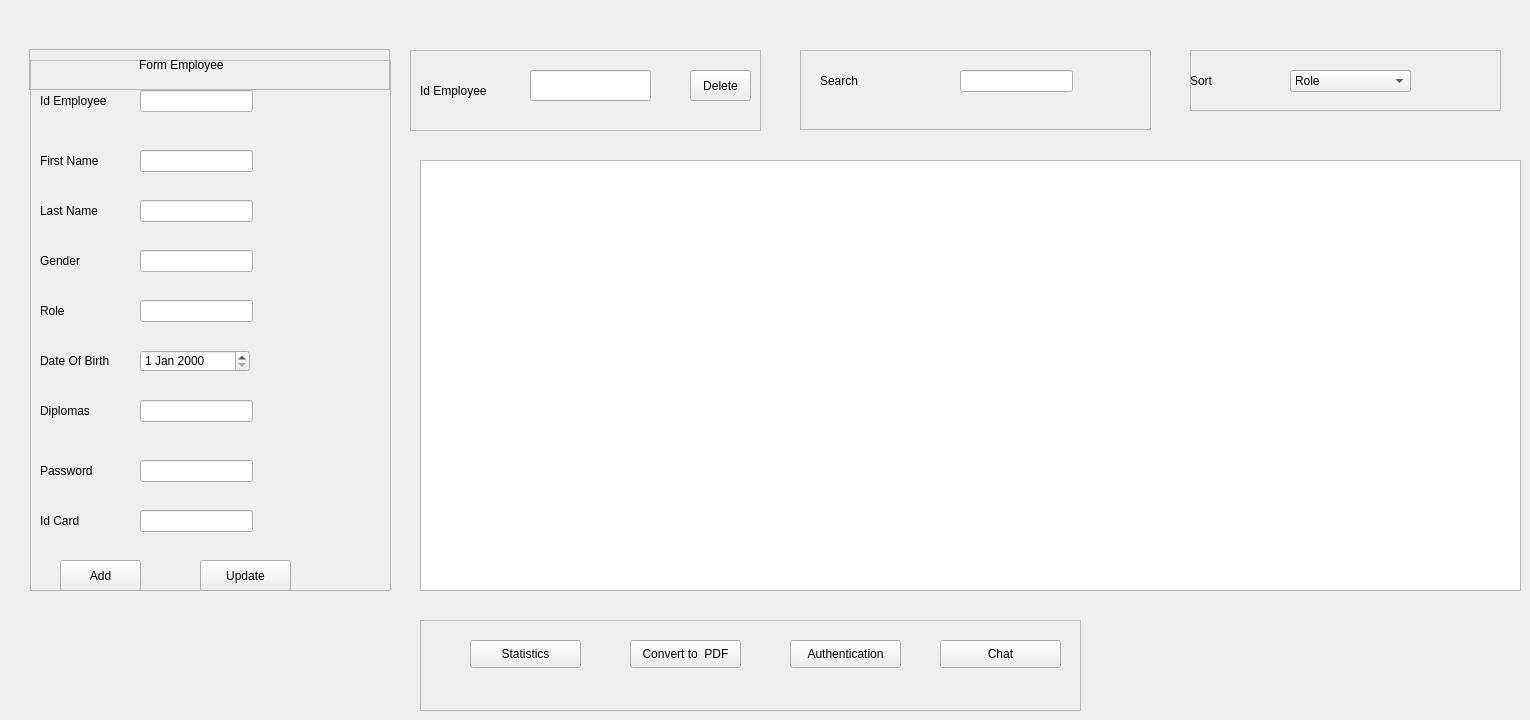
    <widget class="QWidget" name="tab">
     <attribute name="title">
      <string>Employee</string>
     </attribute>
     <widget class="QFrame" name="frame">
      <property name="geometry">
       <rect>
        <x>30</x>
        <y>60</y>
        <width>361</width>
        <height>531</height>
       </rect>
      </property>
      <property name="frameShape">
       <enum>QFrame::StyledPanel</enum>
      </property>
      <property name="frameShadow">
       <enum>QFrame::Raised</enum>
      </property>
      <widget class="QLabel" name="label_8">
       <property name="geometry">
        <rect>
         <x>10</x>
         <y>30</y>
         <width>121</width>
         <height>20</height>
        </rect>
       </property>
       <property name="palette">
        <palette>
         <active>
          <colorrole role="WindowText">
           <brush brushstyle="SolidPattern">
            <color alpha="255">
             <red>252</red>
             <green>252</green>
             <blue>252</blue>
            </color>
           </brush>
          </colorrole>
          <colorrole role="Button">
           <brush brushstyle="SolidPattern">
            <color alpha="0">
             <red>0</red>
             <green>0</green>
             <blue>0</blue>
            </color>
           </brush>
          </colorrole>
          <colorrole role="Text">
           <brush brushstyle="SolidPattern">
            <color alpha="255">
             <red>252</red>
             <green>252</green>
             <blue>252</blue>
            </color>
           </brush>
          </colorrole>
          <colorrole role="ButtonText">
           <brush brushstyle="SolidPattern">
            <color alpha="255">
             <red>252</red>
             <green>252</green>
             <blue>252</blue>
            </color>
           </brush>
          </colorrole>
          <colorrole role="Base">
           <brush brushstyle="SolidPattern">
            <color alpha="0">
             <red>0</red>
             <green>0</green>
             <blue>0</blue>
            </color>
           </brush>
          </colorrole>
          <colorrole role="Window">
           <brush brushstyle="SolidPattern">
            <color alpha="0">
             <red>0</red>
             <green>0</green>
             <blue>0</blue>
            </color>
           </brush>
          </colorrole>
          <colorrole role="PlaceholderText">
           <brush brushstyle="NoBrush">
            <color alpha="128">
             <red>252</red>
             <green>252</green>
             <blue>252</blue>
            </color>
           </brush>
          </colorrole>
         </active>
         <inactive>
          <colorrole role="WindowText">
           <brush brushstyle="SolidPattern">
            <color alpha="255">
             <red>252</red>
             <green>252</green>
             <blue>252</blue>
            </color>
           </brush>
          </colorrole>
          <colorrole role="Button">
           <brush brushstyle="SolidPattern">
            <color alpha="0">
             <red>0</red>
             <green>0</green>
             <blue>0</blue>
            </color>
           </brush>
          </colorrole>
          <colorrole role="Text">
           <brush brushstyle="SolidPattern">
            <color alpha="255">
             <red>252</red>
             <green>252</green>
             <blue>252</blue>
            </color>
           </brush>
          </colorrole>
          <colorrole role="ButtonText">
           <brush brushstyle="SolidPattern">
            <color alpha="255">
             <red>252</red>
             <green>252</green>
             <blue>252</blue>
            </color>
           </brush>
          </colorrole>
          <colorrole role="Base">
           <brush brushstyle="SolidPattern">
            <color alpha="0">
             <red>0</red>
             <green>0</green>
             <blue>0</blue>
            </color>
           </brush>
          </colorrole>
          <colorrole role="Window">
           <brush brushstyle="SolidPattern">
            <color alpha="0">
             <red>0</red>
             <green>0</green>
             <blue>0</blue>
            </color>
           </brush>
          </colorrole>
          <colorrole role="PlaceholderText">
           <brush brushstyle="NoBrush">
            <color alpha="128">
             <red>252</red>
             <green>252</green>
             <blue>252</blue>
            </color>
           </brush>
          </colorrole>
         </inactive>
         <disabled>
          <colorrole role="WindowText">
           <brush brushstyle="SolidPattern">
            <color alpha="255">
             <red>252</red>
             <green>252</green>
             <blue>252</blue>
            </color>
           </brush>
          </colorrole>
          <colorrole role="Button">
           <brush brushstyle="SolidPattern">
            <color alpha="0">
             <red>0</red>
             <green>0</green>
             <blue>0</blue>
            </color>
           </brush>
          </colorrole>
          <colorrole role="Text">
           <brush brushstyle="SolidPattern">
            <color alpha="255">
             <red>252</red>
             <green>252</green>
             <blue>252</blue>
            </color>
           </brush>
          </colorrole>
          <colorrole role="ButtonText">
           <brush brushstyle="SolidPattern">
            <color alpha="255">
             <red>252</red>
             <green>252</green>
             <blue>252</blue>
            </color>
           </brush>
          </colorrole>
          <colorrole role="Base">
           <brush brushstyle="SolidPattern">
            <color alpha="0">
             <red>0</red>
             <green>0</green>
             <blue>0</blue>
            </color>
           </brush>
          </colorrole>
          <colorrole role="Window">
           <brush brushstyle="SolidPattern">
            <color alpha="0">
             <red>0</red>
             <green>0</green>
             <blue>0</blue>
            </color>
           </brush>
          </colorrole>
          <colorrole role="PlaceholderText">
           <brush brushstyle="NoBrush">
            <color alpha="128">
             <red>252</red>
             <green>252</green>
             <blue>252</blue>
            </color>
           </brush>
          </colorrole>
         </disabled>
        </palette>
       </property>
       <property name="contextMenuPolicy">
        <enum>Qt::DefaultContextMenu</enum>
       </property>
       <property name="styleSheet">
        <string notr="true">QLabel { color: #FCFCFC; }</string>
       </property>
       <property name="text">
        <string/>
       </property>
      </widget>
      <widget class="QLineEdit" name="lineEdit_ID_EMPLOYEE_2">
       <property name="geometry">
        <rect>
         <x>110</x>
         <y>30</y>
         <width>113</width>
         <height>22</height>
        </rect>
       </property>
      </widget>
      <widget class="QLineEdit" name="lineEdit_EFIRST_NAME">
       <property name="geometry">
        <rect>
         <x>110</x>
         <y>90</y>
         <width>113</width>
         <height>22</height>
        </rect>
       </property>
      </widget>
      <widget class="QLineEdit" name="lineEdit_ELAST_NAME">
       <property name="geometry">
        <rect>
         <x>110</x>
         <y>140</y>
         <width>113</width>
         <height>22</height>
        </rect>
       </property>
      </widget>
      <widget class="QLineEdit" name="lineEdit_EGENDER">
       <property name="geometry">
        <rect>
         <x>110</x>
         <y>190</y>
         <width>113</width>
         <height>22</height>
        </rect>
       </property>
      </widget>
      <widget class="QLineEdit" name="lineEdit_ROLES">
       <property name="geometry">
        <rect>
         <x>110</x>
         <y>240</y>
         <width>113</width>
         <height>22</height>
        </rect>
       </property>
      </widget>
      <widget class="QDateEdit" name="dateEdit_EDOB">
       <property name="geometry">
        <rect>
         <x>110</x>
         <y>290</y>
         <width>110</width>
         <height>22</height>
        </rect>
       </property>
      </widget>
      <widget class="QLineEdit" name="lineEdit_DIPLOMAS">
       <property name="geometry">
        <rect>
         <x>110</x>
         <y>340</y>
         <width>113</width>
         <height>22</height>
        </rect>
       </property>
      </widget>
      <widget class="QLineEdit" name="lineEdit_EPASSWORD">
       <property name="geometry">
        <rect>
         <x>110</x>
         <y>400</y>
         <width>113</width>
         <height>22</height>
        </rect>
       </property>
      </widget>
      <widget class="QLineEdit" name="lineEdit_IDCARD">
       <property name="geometry">
        <rect>
         <x>110</x>
         <y>450</y>
         <width>113</width>
         <height>22</height>
        </rect>
       </property>
      </widget>
      <widget class="QLabel" name="label">
       <property name="geometry">
        <rect>
         <x>10</x>
         <y>90</y>
         <width>81</width>
         <height>21</height>
        </rect>
       </property>
       <property name="text">
        <string>First Name</string>
       </property>
      </widget>
      <widget class="QLabel" name="label_2">
       <property name="geometry">
        <rect>
         <x>10</x>
         <y>290</y>
         <width>81</width>
         <height>21</height>
        </rect>
       </property>
       <property name="text">
        <string>Date Of Birth</string>
       </property>
      </widget>
      <widget class="QLabel" name="label_3">
       <property name="geometry">
        <rect>
         <x>10</x>
         <y>30</y>
         <width>91</width>
         <height>21</height>
        </rect>
       </property>
       <property name="text">
        <string>Id Employee</string>
       </property>
      </widget>
      <widget class="QLabel" name="label_4">
       <property name="geometry">
        <rect>
         <x>10</x>
         <y>240</y>
         <width>81</width>
         <height>21</height>
        </rect>
       </property>
       <property name="text">
        <string>Role</string>
       </property>
      </widget>
      <widget class="QLabel" name="label_5">
       <property name="geometry">
        <rect>
         <x>10</x>
         <y>190</y>
         <width>81</width>
         <height>21</height>
        </rect>
       </property>
       <property name="text">
        <string>Gender</string>
       </property>
      </widget>
      <widget class="QLabel" name="label_6">
       <property name="geometry">
        <rect>
         <x>10</x>
         <y>140</y>
         <width>81</width>
         <height>21</height>
        </rect>
       </property>
       <property name="text">
        <string>Last Name</string>
       </property>
      </widget>
      <widget class="QLabel" name="label_7">
       <property name="geometry">
        <rect>
         <x>10</x>
         <y>400</y>
         <width>81</width>
         <height>21</height>
        </rect>
       </property>
       <property name="text">
        <string>Password</string>
       </property>
      </widget>
      <widget class="QLabel" name="label_9">
       <property name="geometry">
        <rect>
         <x>10</x>
         <y>340</y>
         <width>81</width>
         <height>21</height>
        </rect>
       </property>
       <property name="text">
        <string>Diplomas</string>
       </property>
      </widget>
      <widget class="QLabel" name="label_11">
       <property name="geometry">
        <rect>
         <x>10</x>
         <y>450</y>
         <width>81</width>
         <height>21</height>
        </rect>
       </property>
       <property name="text">
        <string>Id Card</string>
       </property>
      </widget>
      <widget class="QPushButton" name="pushButton_add">
       <property name="geometry">
        <rect>
         <x>30</x>
         <y>500</y>
         <width>81</width>
         <height>31</height>
        </rect>
       </property>
       <property name="text">
        <string>Add</string>
       </property>
      </widget>
      <widget class="QPushButton" name="pushButton_update">
       <property name="geometry">
        <rect>
         <x>170</x>
         <y>500</y>
         <width>91</width>
         <height>31</height>
        </rect>
       </property>
       <property name="text">
        <string>Update</string>
       </property>
      </widget>
     </widget>
     <widget class="QFrame" name="frame_2">
      <property name="geometry">
       <rect>
        <x>29</x>
        <y>49</y>
        <width>361</width>
        <height>41</height>
       </rect>
      </property>
      <property name="frameShape">
       <enum>QFrame::StyledPanel</enum>
      </property>
      <property name="frameShadow">
       <enum>QFrame::Raised</enum>
      </property>
      <widget class="QLabel" name="label_10">
       <property name="geometry">
        <rect>
         <x>110</x>
         <y>0</y>
         <width>101</width>
         <height>31</height>
        </rect>
       </property>
       <property name="text">
        <string>Form Employee</string>
       </property>
      </widget>
     </widget>
     <widget class="QFrame" name="frame_3">
      <property name="geometry">
       <rect>
        <x>410</x>
        <y>50</y>
        <width>351</width>
        <height>81</height>
       </rect>
      </property>
      <property name="frameShape">
       <enum>QFrame::StyledPanel</enum>
      </property>
      <property name="frameShadow">
       <enum>QFrame::Raised</enum>
      </property>
      <widget class="QLineEdit" name="lineEdit_ID_EMPLOYEE">
       <property name="geometry">
        <rect>
         <x>120</x>
         <y>20</y>
         <width>121</width>
         <height>31</height>
        </rect>
       </property>
      </widget>
      <widget class="QPushButton" name="pushButton_delete">
       <property name="geometry">
        <rect>
         <x>280</x>
         <y>20</y>
         <width>61</width>
         <height>31</height>
        </rect>
       </property>
       <property name="text">
        <string>Delete</string>
       </property>
      </widget>
      <widget class="QLabel" name="label_12">
       <property name="geometry">
        <rect>
         <x>10</x>
         <y>30</y>
         <width>81</width>
         <height>21</height>
        </rect>
       </property>
       <property name="text">
        <string>Id Employee</string>
       </property>
      </widget>
     </widget>
     <widget class="QTableView" name="tableView">
      <property name="geometry">
       <rect>
        <x>420</x>
        <y>160</y>
        <width>1101</width>
        <height>431</height>
       </rect>
      </property>
     </widget>
     <widget class="QFrame" name="frame_5">
      <property name="geometry">
       <rect>
        <x>800</x>
        <y>50</y>
        <width>351</width>
        <height>80</height>
       </rect>
      </property>
      <property name="frameShape">
       <enum>QFrame::StyledPanel</enum>
      </property>
      <property name="frameShadow">
       <enum>QFrame::Raised</enum>
      </property>
      <widget class="QLineEdit" name="lineEdit_recherche">
       <property name="geometry">
        <rect>
         <x>160</x>
         <y>20</y>
         <width>113</width>
         <height>22</height>
        </rect>
       </property>
      </widget>
      <widget class="QLabel" name="label_14">
       <property name="geometry">
        <rect>
         <x>20</x>
         <y>20</y>
         <width>81</width>
         <height>21</height>
        </rect>
       </property>
       <property name="text">
        <string>Search</string>
       </property>
      </widget>
     </widget>
     <widget class="QFrame" name="frame_6">
      <property name="geometry">
       <rect>
        <x>1190</x>
        <y>50</y>
        <width>311</width>
        <height>61</height>
       </rect>
      </property>
      <property name="frameShape">
       <enum>QFrame::StyledPanel</enum>
      </property>
      <property name="frameShadow">
       <enum>QFrame::Raised</enum>
      </property>
      <widget class="QLabel" name="label_15">
       <property name="geometry">
        <rect>
         <x>0</x>
         <y>20</y>
         <width>81</width>
         <height>21</height>
        </rect>
       </property>
       <property name="text">
        <string>Sort</string>
       </property>
      </widget>
      <widget class="QComboBox" name="comboBox_sort">
       <property name="geometry">
        <rect>
         <x>100</x>
         <y>20</y>
         <width>121</width>
         <height>22</height>
        </rect>
       </property>
       <property name="acceptDrops">
        <bool>true</bool>
       </property>
       <item>
        <property name="text">
         <string>Role</string>
        </property>
       </item>
       <item>
        <property name="text">
         <string>Diploma</string>
        </property>
       </item>
       <item>
        <property name="text">
         <string>Gender</string>
        </property>
       </item>
      </widget>
     </widget>
     <widget class="QFrame" name="frame_4">
      <property name="geometry">
       <rect>
        <x>420</x>
        <y>620</y>
        <width>661</width>
        <height>91</height>
       </rect>
      </property>
      <property name="frameShape">
       <enum>QFrame::StyledPanel</enum>
      </property>
      <property name="frameShadow">
       <enum>QFrame::Raised</enum>
      </property>
      <widget class="QPushButton" name="pushButton_7">
       <property name="geometry">
        <rect>
         <x>50</x>
         <y>20</y>
         <width>111</width>
         <height>28</height>
        </rect>
       </property>
       <property name="text">
        <string>Statistics</string>
       </property>
      </widget>
      <widget class="QPushButton" name="pushButton_PDF">
       <property name="geometry">
        <rect>
         <x>210</x>
         <y>20</y>
         <width>111</width>
         <height>28</height>
        </rect>
       </property>
       <property name="text">
        <string>Convert to  PDF</string>
       </property>
      </widget>
      <widget class="QPushButton" name="pushButton_5">
       <property name="geometry">
        <rect>
         <x>370</x>
         <y>20</y>
         <width>111</width>
         <height>28</height>
        </rect>
       </property>
       <property name="text">
        <string>Authentication</string>
       </property>
      </widget>
      <widget class="QPushButton" name="pushButton_6">
       <property name="geometry">
        <rect>
         <x>520</x>
         <y>20</y>
         <width>121</width>
         <height>28</height>
        </rect>
       </property>
       <property name="text">
        <string>Chat</string>
       </property>
      </widget>
     </widget>
    </widget>
